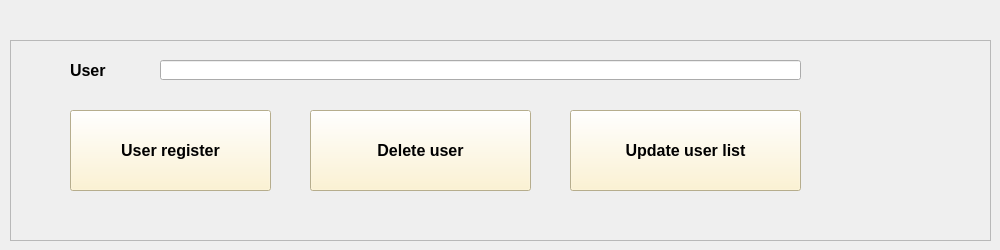
     <widget class="QWidget" name="tab_3">
      <attribute name="title">
       <string>Register</string>
      </attribute>
      <widget class="QFrame" name="frame_4">
       <property name="geometry">
        <rect>
         <x>10</x>
         <y>40</y>
         <width>981</width>
         <height>201</height>
        </rect>
       </property>
       <property name="frameShape">
        <enum>QFrame::StyledPanel</enum>
       </property>
       <property name="frameShadow">
        <enum>QFrame::Raised</enum>
       </property>
       <widget class="QLabel" name="label_30">
        <property name="geometry">
         <rect>
          <x>60</x>
          <y>20</y>
          <width>71</width>
          <height>21</height>
         </rect>
        </property>
        <property name="font">
         <font>
          <pointsize>12</pointsize>
          <weight>75</weight>
          <bold>true</bold>
         </font>
        </property>
        <property name="text">
         <string>User</string>
        </property>
       </widget>
       <widget class="QLineEdit" name="user_lineEdit">
        <property name="geometry">
         <rect>
          <x>150</x>
          <y>20</y>
          <width>641</width>
          <height>20</height>
         </rect>
        </property>
       </widget>
       <widget class="QPushButton" name="cadastro_pushButton">
        <property name="geometry">
         <rect>
          <x>60</x>
          <y>70</y>
          <width>201</width>
          <height>81</height>
         </rect>
        </property>
        <property name="font">
         <font>
          <pointsize>12</pointsize>
          <weight>75</weight>
          <bold>true</bold>
         </font>
        </property>
        <property name="styleSheet">
         <string notr="true">background-color: rgb(255, 242, 198);</string>
        </property>
        <property name="text">
         <string>User register</string>
        </property>
       </widget>
       <widget class="QPushButton" name="exclui_pushButton">
        <property name="geometry">
         <rect>
          <x>300</x>
          <y>70</y>
          <width>221</width>
          <height>81</height>
         </rect>
        </property>
        <property name="font">
         <font>
          <pointsize>12</pointsize>
          <weight>75</weight>
          <bold>true</bold>
         </font>
        </property>
        <property name="styleSheet">
         <string notr="true">background-color: rgb(255, 242, 198);</string>
        </property>
        <property name="text">
         <string>Delete user</string>
        </property>
       </widget>
       <widget class="QPushButton" name="load_pushButton">
        <property name="geometry">
         <rect>
          <x>560</x>
          <y>70</y>
          <width>231</width>
          <height>81</height>
         </rect>
        </property>
        <property name="font">
         <font>
          <pointsize>12</pointsize>
          <weight>75</weight>
          <bold>true</bold>
         </font>
        </property>
        <property name="styleSheet">
         <string notr="true">background-color: rgb(255, 242, 198);</string>
        </property>
        <property name="text">
         <string>Update user list</string>
        </property>
       </widget>
      </widget>
     </widget>
